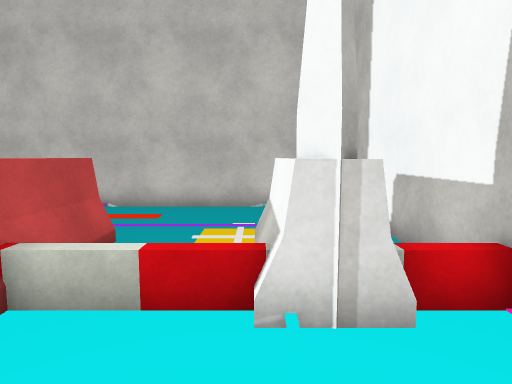
view 1 (above)

21 first-person views from a walk through a 3-D level made in the Unity game engine. The camera is 1.5 m above the floor, tilts 6° down and sees 75° across. The floor is counted in squares, 1 m on a side. Each view is taken from the middle of a square. On the plan, view 1 faces up. The plan holds only what a view shows up to about 15 squares ahead; the rest is blank. The place goes on beyond the plan. Surface patterns are stand-ins for the level's own textures.

view 2
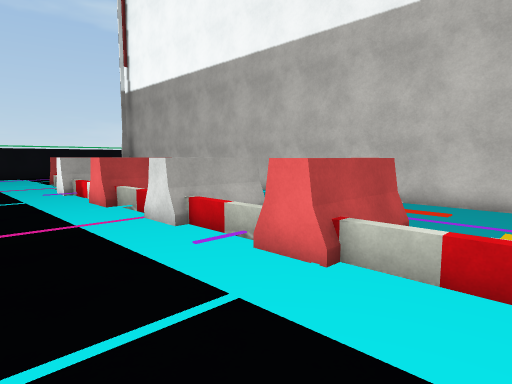

view 3
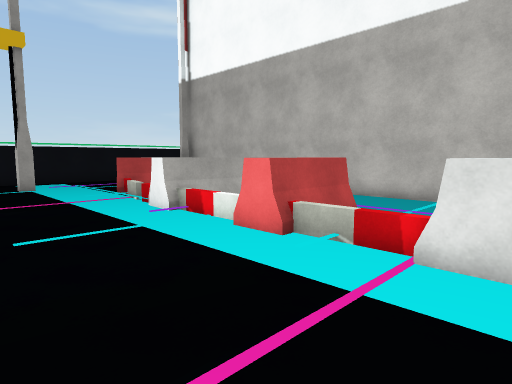

view 4
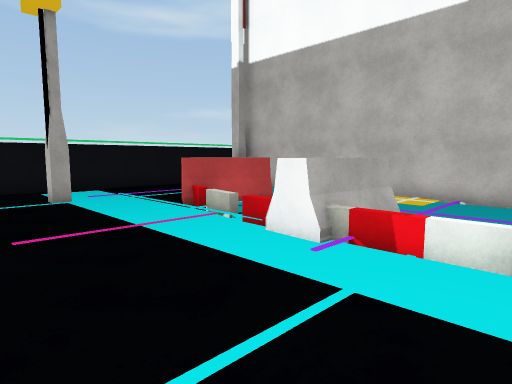

view 5
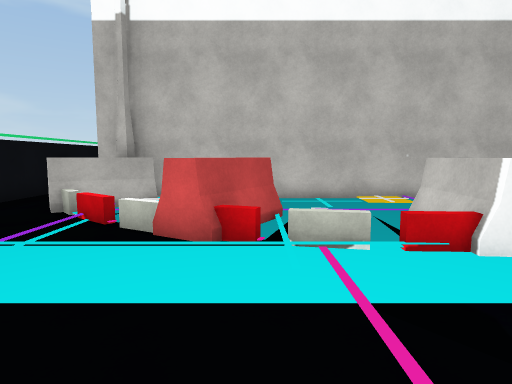

view 6
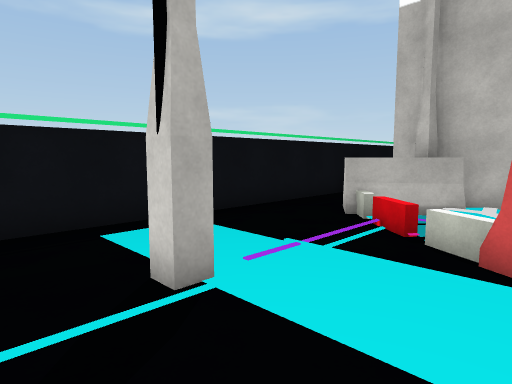

view 7
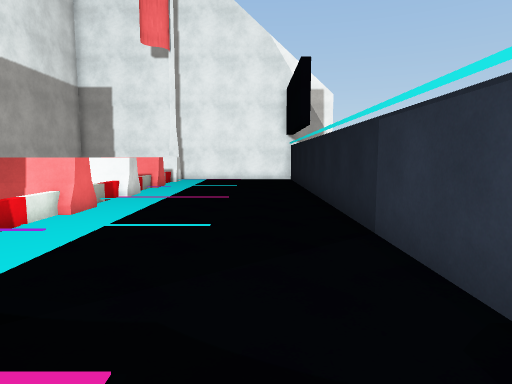

view 8
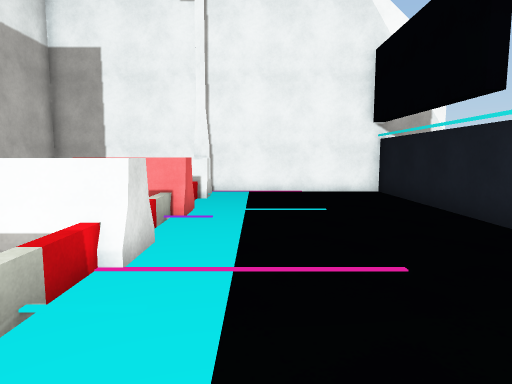

view 9
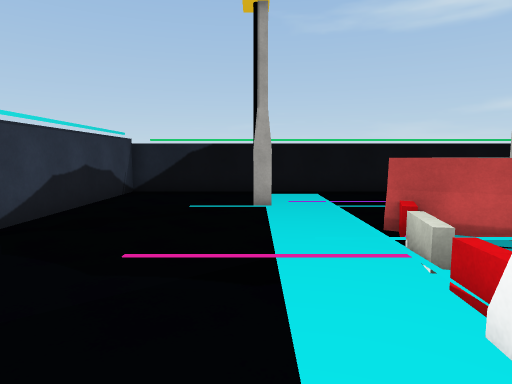

view 10
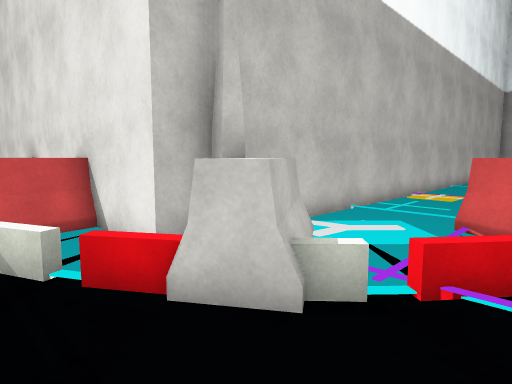

view 11
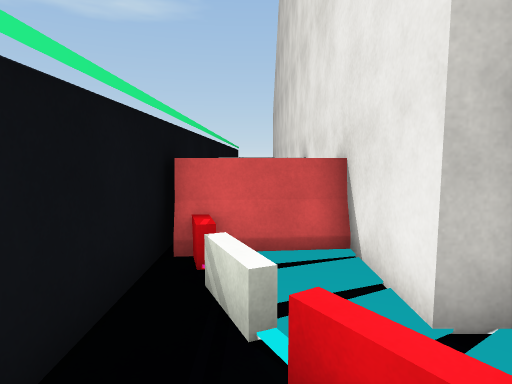

view 12
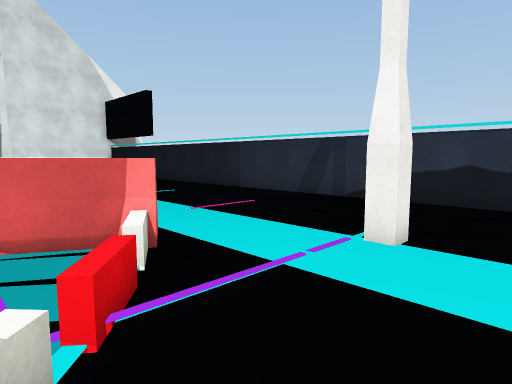

view 13
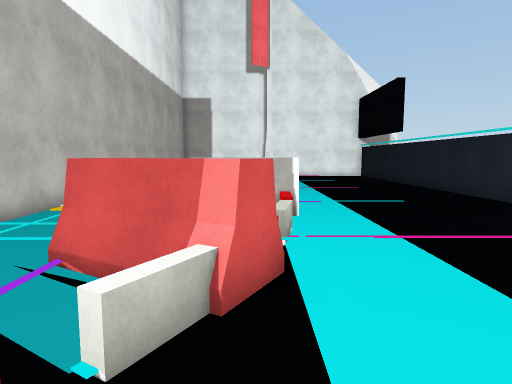

view 14
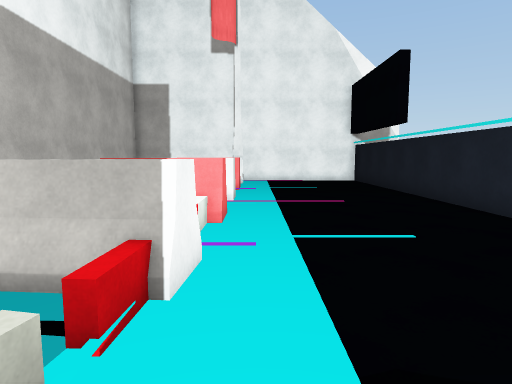

view 15
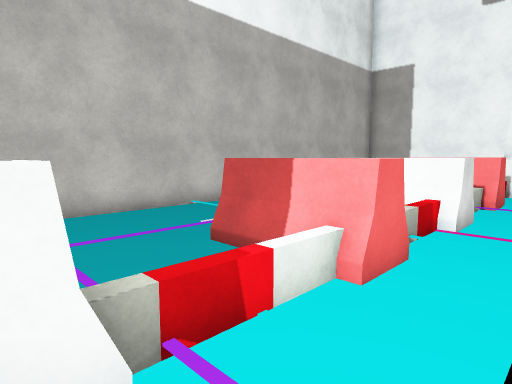

view 16
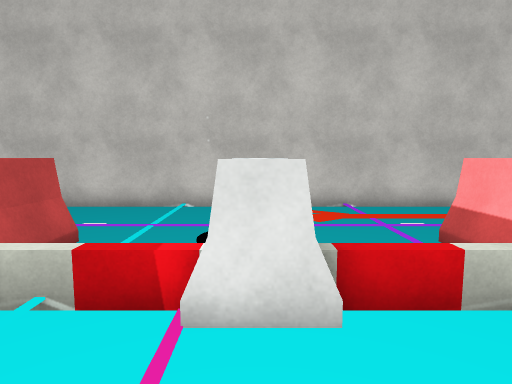

view 17
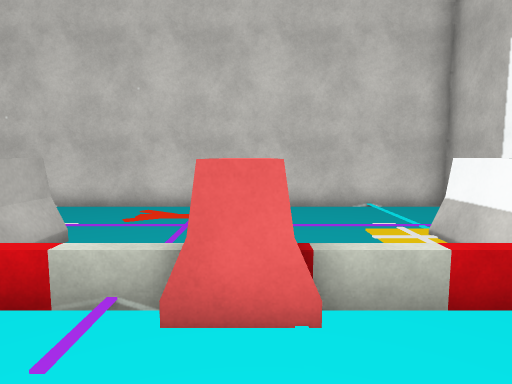

view 18
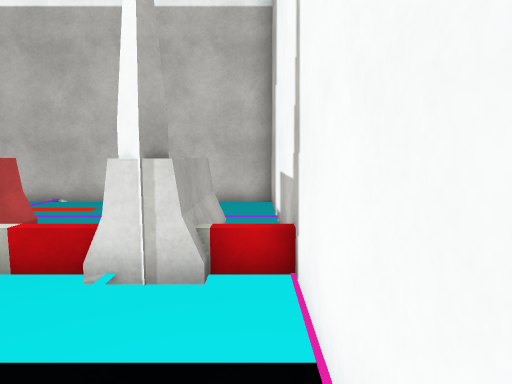

view 19
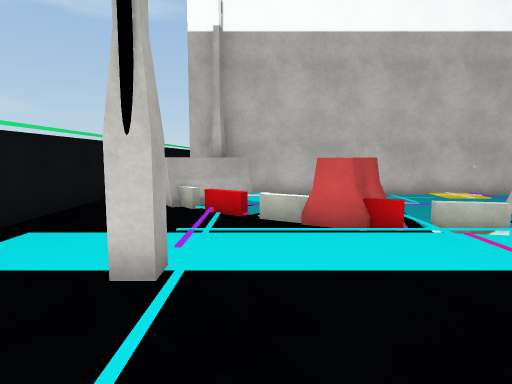

view 20
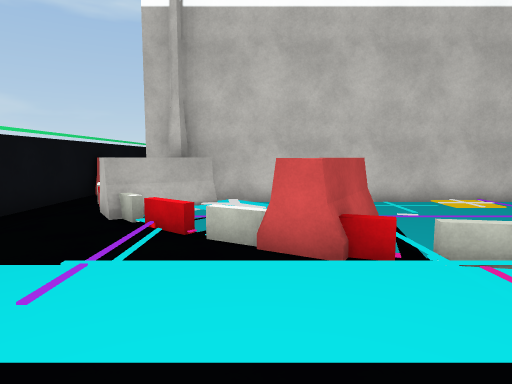

view 21
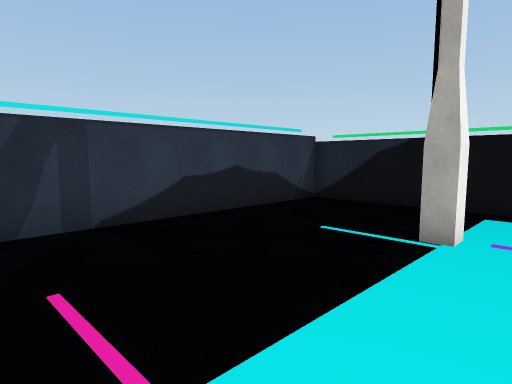

### Floor plan
Key: @ floor where view 1 was taken; # wall or solid block; x gap in a wall; . main floor; : floor 0.25 m higher than the main floor; / step, stairs or slope; = window, fence, low wall or low ledge; ^ raised ledge; O other object.
Columns run from 28 left of view 1 to 3 right of it. Each row starts with its distance up from view 1.
 14  #  #
 13  O O#
 12 ##OO#
 11 #.^^#
 10 # .^################
  9 # =^OOO .....:..... ############
  8 #  #OO::.....:.................#
  7 # . ##.:.O.................... #
  6 #   .==.OO...OO..OO..O..OO..OO #
  5 #.  ./=xOO...OO..OO..OO OO .OO #
  4 # .../..O==/ OO  OO OOO OO  OO #
  3 #....///////=OO==OO==O==#O=##O=#
  2 #..../.........................#
  1 # ..OO.........................#
  0 #              ..   ..   .. @  #
 -1 #      ..      ..   ..   .. . .#
 -2 #       ..       .    .        #
 -3 #     .                        #
 -4 #                              #
 -5  ##############################

Where each view was taken, in squares from view 1:
view 1: 0 up, 0 right, facing up
view 2: 1 down, 0 right, facing up-left
view 3: 2 down, 6 left, facing up-left
view 4: 2 down, 11 left, facing up-left
view 5: 2 down, 19 left, facing up
view 6: 1 down, 20 left, facing up-left
view 7: 2 down, 20 left, facing right
view 8: 1 up, 12 left, facing right
view 9: 1 up, 13 left, facing left
view 10: 5 up, 27 left, facing up-right
view 11: 7 up, 26 left, facing up
view 12: 7 up, 26 left, facing down-right
view 13: 4 up, 24 left, facing right
view 14: 2 up, 19 left, facing right
view 15: 1 up, 15 left, facing up-right
view 16: 0 up, 7 left, facing up
view 17: 0 up, 3 left, facing up
view 18: 1 down, 2 right, facing up
view 19: 3 down, 22 left, facing up
view 20: 1 down, 21 left, facing up
view 21: 3 up, 17 left, facing down-left
